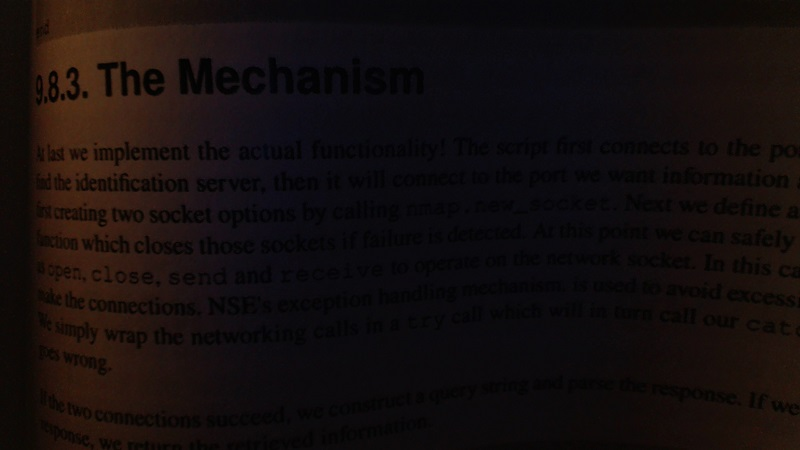
#> input picture Week 2/bookpage.jpg, 800 x 450 px, given in place of the camera
$ python colorFiltering.py
#> lines starting #> are read from the running program, lines starting #| are printed output that depends on the picture; after the words box and inside, x2 and y2 are one past the last pixel; in counts of white or black regions, pixels touching at a corner belong together
import cv2
import numpy as np

cap = cv2.VideoCapture(0)

while True:
    _, frame = cap.read()
#> frame is the input picture: shape (450, 800, 3); mean B, G, R 13.4, 13.6, 20.3
    hsv = cv2.cvtColor(frame, cv2.COLOR_BGR2HSV)
#> hsv: shape (450, 800, 3); mean H, S, V 81.2, 108.8, 21.8

    # HSV hue sat value
    lower_blue = np.array([90,50,20])
    upper_blue = np.array([255,255,255])

    mask = cv2.inRange(hsv, lower_blue, upper_blue)
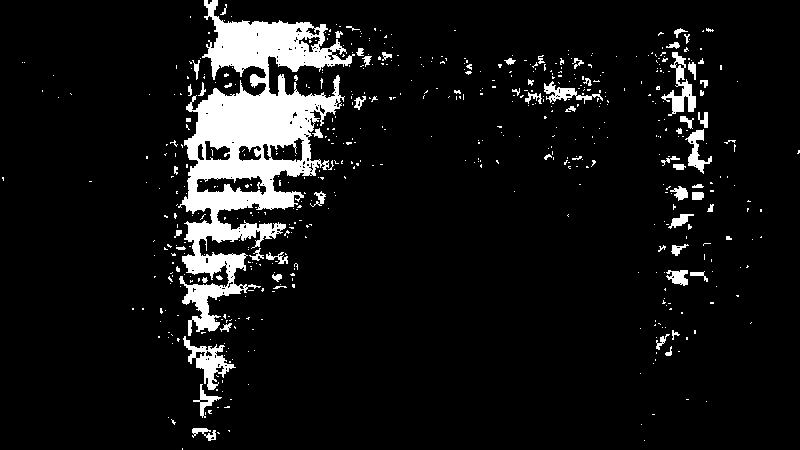
#> mask: shape (450, 800); 8.2% white; 575 white regions (506 under 20 px), largest, box (x1, y1, x2, y2) and area: (178, 0, 355, 336) 21520, (183, 336, 236, 390) 949, (661, 52, 696, 116) 768
    res = cv2.bitwise_and(frame,frame, mask = mask)
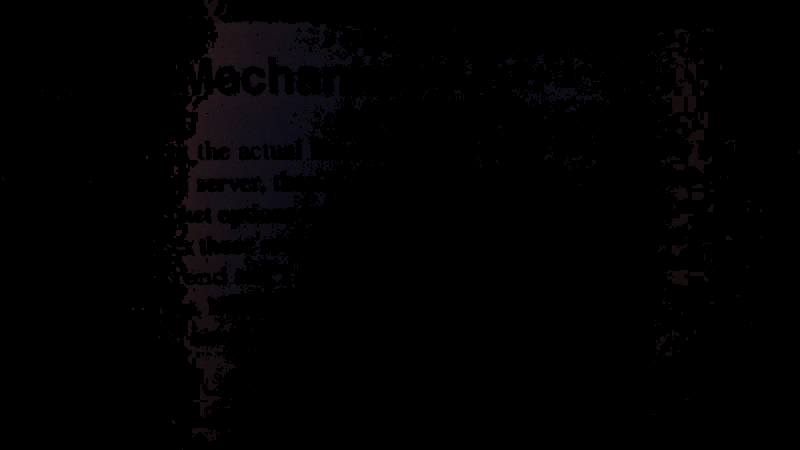
#> res: shape (450, 800, 3); mean B, G, R 1.7, 1.3, 1.7

    cv2.imshow('frame', frame)
    cv2.imshow('mask', mask)
    cv2.imshow('result', res)

    if cv2.waitKey(1) & 0xFF == ord('q'):
#> (key q is pressed here)
        break
cv2.destroyAllWindows()
cap.release()
